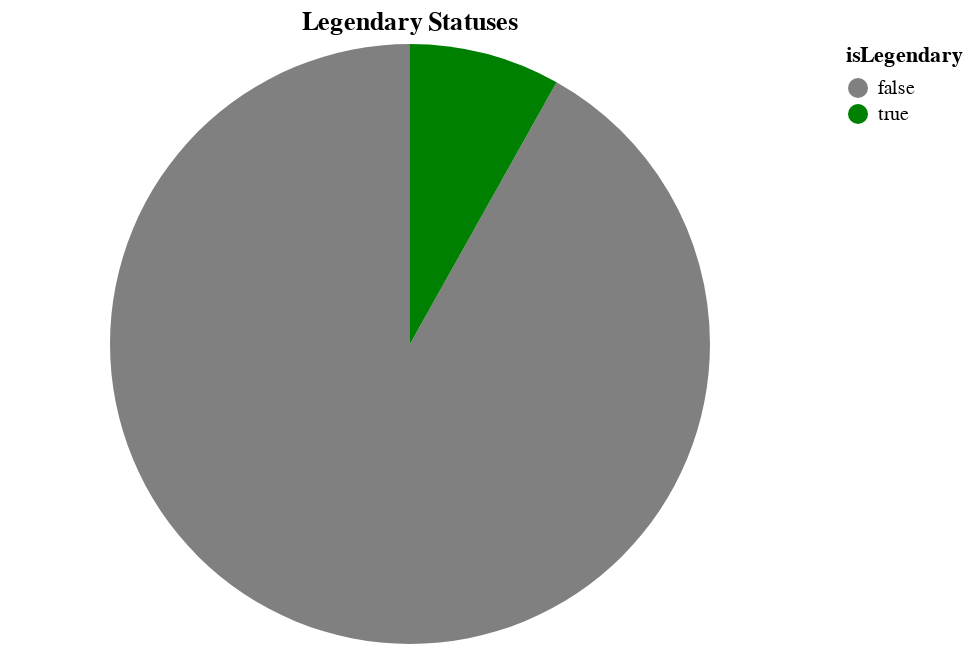

Write notebook code for a chart like this one.
### Code cell
legendary_chart = alt.Chart(chart_df).mark_arc().encode(
    theta = alt.Theta("num:Q", stack = True), 
    color = alt.Color(
        'legendary:N', scale = alt.Scale(
            domain = [False, True], 
            range = ['gray', 'green']
        ), legend = alt.Legend(title = 'isLegendary')
    )
).properties(
    title = "Legendary Statuses"
)

display(legendary_chart)

### Figure 1 — Vega-Lite specification as saved in the notebook (floating-point values rounded to 4 significant figures)
{"config": {"view": {"continuousWidth": 400, "continuousHeight": 300}}, "data": {"name": "data-a91242fca95561ab4b952932418b6cdc"}, "mark": "arc", "encoding": {"color": {"field": "legendary", "legend": {"title": "isLegendary"}, "scale": {"domain": [false, true], "range": ["gray", "green"]}, "type": "nominal"}, "theta": {"field": "num", "stack": true, "type": "quantitative"}}, "title": "Legendary Statuses", "$schema": "https://vega.github.io/schema/vega-lite/v4.17.0.json", "datasets": {"data-a91242fca95561ab4b952932418b6cdc": [{"legendary": false, "num": 735, "name": 735, "hp": 735, "attack": 735, "defense": 735, "sp_atk": 735, "sp_def": 735, "speed": 735, "total": 735, "generation": 735, "type": 735}, {"legendary": true, "num": 65, "name": 65, "hp": 65, "attack": 65, "defense": 65, "sp_atk": 65, "sp_def": 65, "speed": 65, "total": 65, "generation": 65, "type": 65}]}}
